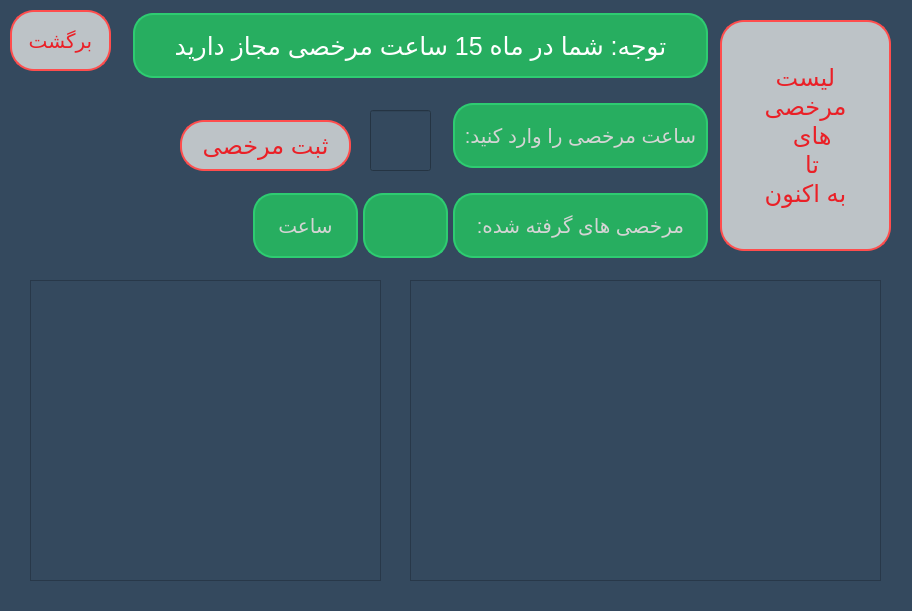
<?xml version="1.0" encoding="UTF-8"?>
<ui version="4.0">
 <class>leave_hours</class>
 <widget class="QWidget" name="leave_hours">
  <property name="geometry">
   <rect>
    <x>0</x>
    <y>0</y>
    <width>912</width>
    <height>611</height>
   </rect>
  </property>
  <property name="windowTitle">
   <string>Form</string>
  </property>
  <property name="styleSheet">
   <string notr="true">background: #34495e;</string>
  </property>
  <widget class="QPushButton" name="accept">
   <property name="geometry">
    <rect>
     <x>180</x>
     <y>120</y>
     <width>171</width>
     <height>51</height>
    </rect>
   </property>
   <property name="cursor">
    <cursorShape>PointingHandCursor</cursorShape>
   </property>
   <property name="styleSheet">
    <string notr="true">border-radius: 24px;

	color:#EA2027; background-color:#bdc3c7; border: 2px solid #ff4d4d;  font-size:24px;</string>
   </property>
   <property name="text">
    <string>ثبت مرخصی</string>
   </property>
  </widget>
  <widget class="QPushButton" name="back_to_emploee_page">
   <property name="geometry">
    <rect>
     <x>10</x>
     <y>10</y>
     <width>101</width>
     <height>61</height>
    </rect>
   </property>
   <property name="cursor">
    <cursorShape>PointingHandCursor</cursorShape>
   </property>
   <property name="styleSheet">
    <string notr="true">border-radius: 24px;

	color:#EA2027; background-color:#bdc3c7; border: 2px solid #ff4d4d;  font-size:20px;</string>
   </property>
   <property name="text">
    <string>برگشت</string>
   </property>
  </widget>
  <widget class="QLabel" name="label_8">
   <property name="geometry">
    <rect>
     <x>130</x>
     <y>10</y>
     <width>581</width>
     <height>71</height>
    </rect>
   </property>
   <property name="layoutDirection">
    <enum>Qt::LeftToRight</enum>
   </property>
   <property name="styleSheet">
    <string notr="true">	border: 0;
	background: #27ae60;
	display: block;
	margin: 3px 3px;
	text-align: center;
	border: 2px solid #2ecc71;
	outline: none;
	color: white;
	border-radius: 20px;
	font-size:25px;	</string>
   </property>
   <property name="text">
    <string>توجه: شما در ماه 15 ساعت مرخصی مجاز دارید</string>
   </property>
   <property name="alignment">
    <set>Qt::AlignCenter</set>
   </property>
  </widget>
  <widget class="QLabel" name="label_9">
   <property name="geometry">
    <rect>
     <x>450</x>
     <y>100</y>
     <width>261</width>
     <height>71</height>
    </rect>
   </property>
   <property name="layoutDirection">
    <enum>Qt::LeftToRight</enum>
   </property>
   <property name="styleSheet">
    <string notr="true">	border: 0;
	background: #27ae60;
	display: block;
	margin: 3px 3px;
	text-align: center;
	border: 2px solid #2ecc71;
	outline: none;
	color: #d4d4d4;
	border-radius: 20px;
	font-size:20px;	</string>
   </property>
   <property name="text">
    <string>ساعت مرخصی را وارد کنید:</string>
   </property>
   <property name="alignment">
    <set>Qt::AlignCenter</set>
   </property>
  </widget>
  <widget class="QScrollArea" name="scrollArea">
   <property name="geometry">
    <rect>
     <x>30</x>
     <y>280</y>
     <width>351</width>
     <height>301</height>
    </rect>
   </property>
   <property name="styleSheet">
    <string notr="true"/>
   </property>
   <property name="widgetResizable">
    <bool>true</bool>
   </property>
   <widget class="QWidget" name="scrollAreaWidgetContents">
    <property name="geometry">
     <rect>
      <x>0</x>
      <y>0</y>
      <width>349</width>
      <height>299</height>
     </rect>
    </property>
    <layout class="QHBoxLayout" name="horizontalLayout">
     <item>
      <widget class="QLabel" name="information">
       <property name="styleSheet">
        <string notr="true">font-size:17px;color:white;</string>
       </property>
       <property name="text">
        <string/>
       </property>
       <property name="alignment">
        <set>Qt::AlignHCenter|Qt::AlignTop</set>
       </property>
      </widget>
     </item>
    </layout>
   </widget>
  </widget>
  <widget class="QLabel" name="label_10">
   <property name="geometry">
    <rect>
     <x>450</x>
     <y>190</y>
     <width>261</width>
     <height>71</height>
    </rect>
   </property>
   <property name="layoutDirection">
    <enum>Qt::LeftToRight</enum>
   </property>
   <property name="styleSheet">
    <string notr="true">	border: 0;
	background: #27ae60;
	display: block;
	margin: 3px 3px;
	text-align: center;
	border: 2px solid #2ecc71;
	outline: none;
	color: #d4d4d4;
	border-radius: 20px;
	font-size:20px;	</string>
   </property>
   <property name="text">
    <string>مرخصی های گرفته شده:</string>
   </property>
   <property name="alignment">
    <set>Qt::AlignCenter</set>
   </property>
  </widget>
  <widget class="QLabel" name="hour">
   <property name="geometry">
    <rect>
     <x>360</x>
     <y>190</y>
     <width>91</width>
     <height>71</height>
    </rect>
   </property>
   <property name="styleSheet">
    <string notr="true">	border: 0;
	background: #27ae60;
	display: block;
	margin: 3px 3px;
	text-align: center;
	border: 2px solid #2ecc71;
	outline: none;
	color: red;
	border-radius: 20px;
	font-size:20px;	</string>
   </property>
   <property name="text">
    <string/>
   </property>
   <property name="alignment">
    <set>Qt::AlignCenter</set>
   </property>
  </widget>
  <widget class="QLabel" name="label_11">
   <property name="geometry">
    <rect>
     <x>250</x>
     <y>190</y>
     <width>111</width>
     <height>71</height>
    </rect>
   </property>
   <property name="layoutDirection">
    <enum>Qt::LeftToRight</enum>
   </property>
   <property name="styleSheet">
    <string notr="true">	border: 0;
	background: #27ae60;
	display: block;
	margin: 3px 3px;
	text-align: center;
	border: 2px solid #2ecc71;
	outline: none;
	color: #d4d4d4;
	border-radius: 20px;
	font-size:20px;	</string>
   </property>
   <property name="text">
    <string>ساعت</string>
   </property>
   <property name="alignment">
    <set>Qt::AlignCenter</set>
   </property>
  </widget>
  <widget class="QScrollArea" name="scrollArea_2">
   <property name="geometry">
    <rect>
     <x>410</x>
     <y>280</y>
     <width>471</width>
     <height>301</height>
    </rect>
   </property>
   <property name="styleSheet">
    <string notr="true"/>
   </property>
   <property name="widgetResizable">
    <bool>true</bool>
   </property>
   <widget class="QWidget" name="scrollAreaWidgetContents_2">
    <property name="geometry">
     <rect>
      <x>0</x>
      <y>0</y>
      <width>469</width>
      <height>299</height>
     </rect>
    </property>
    <layout class="QHBoxLayout" name="horizontalLayout_2">
     <item>
      <widget class="QLabel" name="warning">
       <property name="styleSheet">
        <string notr="true">font-size:17px;color:white;</string>
       </property>
       <property name="text">
        <string/>
       </property>
       <property name="alignment">
        <set>Qt::AlignHCenter|Qt::AlignTop</set>
       </property>
      </widget>
     </item>
    </layout>
   </widget>
  </widget>
  <widget class="QLabel" name="end">
   <property name="geometry">
    <rect>
     <x>30</x>
     <y>220</y>
     <width>161</width>
     <height>51</height>
    </rect>
   </property>
   <property name="styleSheet">
    <string notr="true">color: #d4d4d4;
font-size:18px;</string>
   </property>
   <property name="text">
    <string/>
   </property>
  </widget>
  <widget class="QLineEdit" name="hour_leave">
   <property name="geometry">
    <rect>
     <x>370</x>
     <y>110</y>
     <width>61</width>
     <height>61</height>
    </rect>
   </property>
   <property name="styleSheet">
    <string notr="true">font-size:20px;</string>
   </property>
  </widget>
  <widget class="QPushButton" name="list">
   <property name="geometry">
    <rect>
     <x>720</x>
     <y>20</y>
     <width>171</width>
     <height>231</height>
    </rect>
   </property>
   <property name="cursor">
    <cursorShape>PointingHandCursor</cursorShape>
   </property>
   <property name="styleSheet">
    <string notr="true">border-radius: 24px;

	color:#EA2027; background-color:#bdc3c7; border: 2px solid #ff4d4d;  font-size:24px;</string>
   </property>
   <property name="text">
    <string>لیست
مرخصی
های 
تا 
به اکنون</string>
   </property>
  </widget>
 </widget>
 <resources/>
 <connections/>
</ui>
